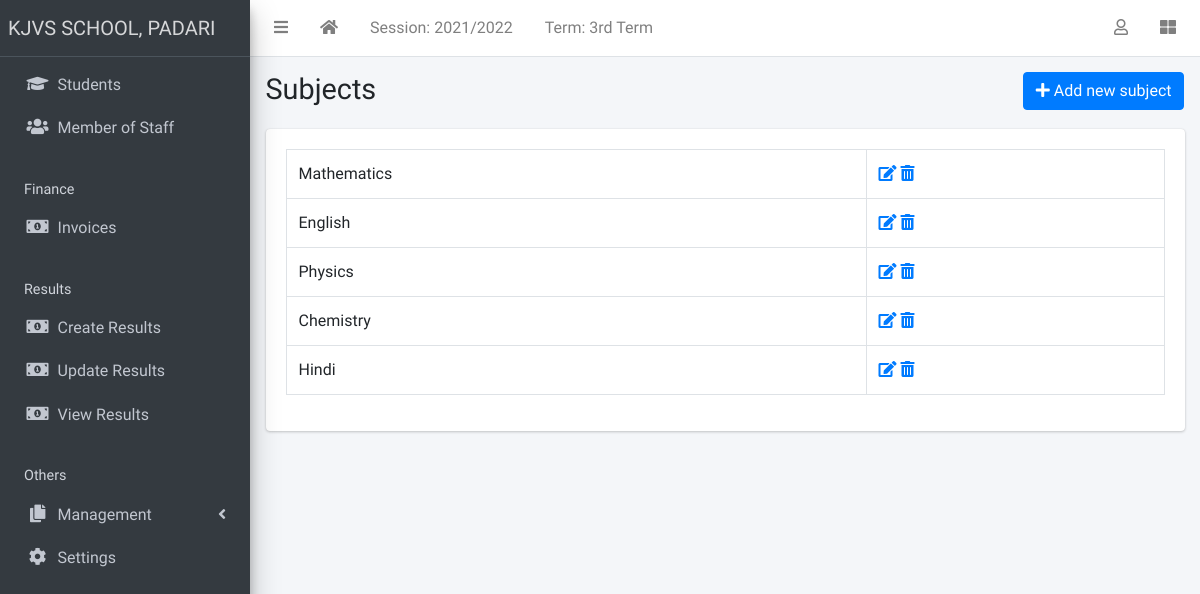
Page /subject/list/ (signed in) on the earlier database version.
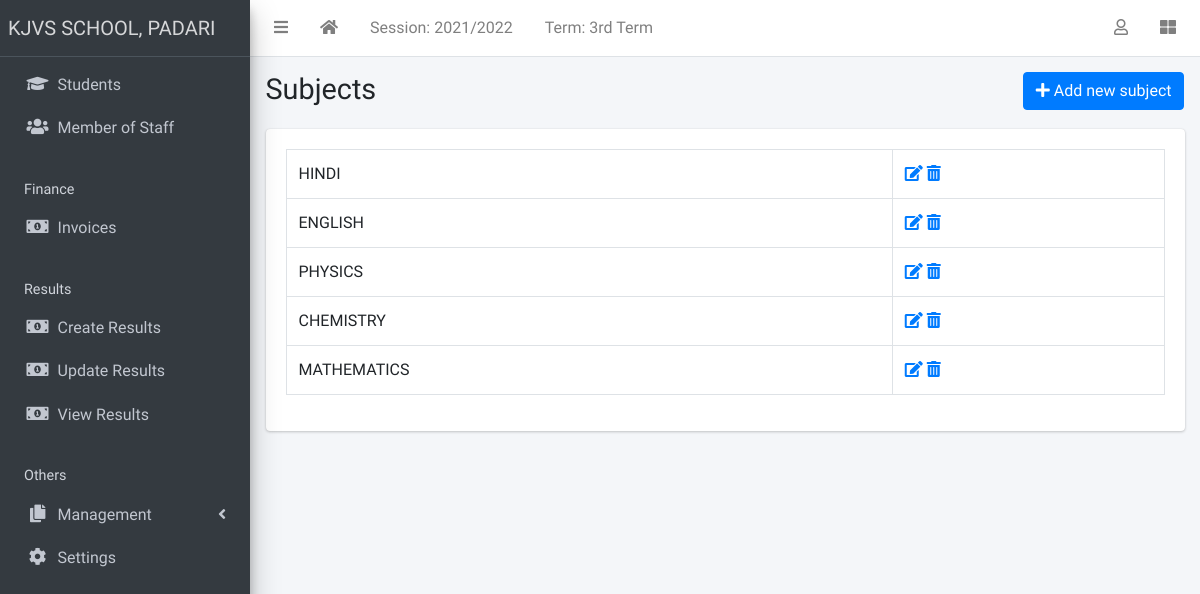
Same page on the later database version.
### apps/corecode/models.py (models this page shows)
class Subject(models.Model):
    name = models.CharField(max_length=200, unique=True)
    def __str__(self):
        return self.name

### apps/corecode/views.py (the view)
# urls.py: path("subject/list/", SubjectListView.as_view(), name="subjects"),
class SubjectListView(LoginRequiredMixin, SuccessMessageMixin, ListView):
    model = Subject
    template_name = "corecode/subject_list.html"
    def get_context_data(self, **kwargs):
        context = super().get_context_data(**kwargs)
        context["form"] = SubjectForm()
        return context

### apps/corecode/context_processors.py (called while the page is built)
def site_defaults(request):
    current_session = AcademicSession.objects.get(current=True)
    current_term = AcademicTerm.objects.get(current=True)
    vals = SiteConfig.objects.all()
    contexts = {
        "current_session": current_session.name,
        "current_term": current_term.name,
    }
    for val in vals:
        contexts[val.key] = val.value
    return contexts

### apps/corecode/templates/corecode/subject_list.html (shortened to what this page needs)
{% extends 'base.html' %}
{% load widget_tweaks %}
{% block title %}
Subjects
{% endblock title %}
{% block breadcrumb %}
  <a class="btn btn-primary" href="#" data-toggle="modal" data-target="#modal1">
    <i class="fa fa-plus"></i>
    Add new subject
  </a>
{% endblock breadcrumb %}
{% block content %}
  <div class="row">
    <div class="col-sm-12">
        <table class="table table-bordered">
          <tbody>
            {% for object in object_list %}
            <tr>
              <td>{{ object }}</td>
              <td><a href="{% url 'subject-update' object.id %}"><i
                    class="fa fa-edit"></i></a> <a
                  href="{% url 'subject-delete' object.id %}"><i
                    class="fa fa-trash-alt"></i></a></td>
            </tr>
            {% endfor %}
          </tbody>
        </table>
    </div>
  </div>
{% endblock content %}

Differences in the rows shown:
removed Subject: name "Mathematics"
removed Subject: name "English"
removed Subject: name "Physics"
removed Subject: name "Chemistry"
removed Subject: name "Hindi"
added Subject: name "HINDI"
added Subject: name "ENGLISH"
added Subject: name "PHYSICS"
added Subject: name "CHEMISTRY"
added Subject: name "MATHEMATICS"
